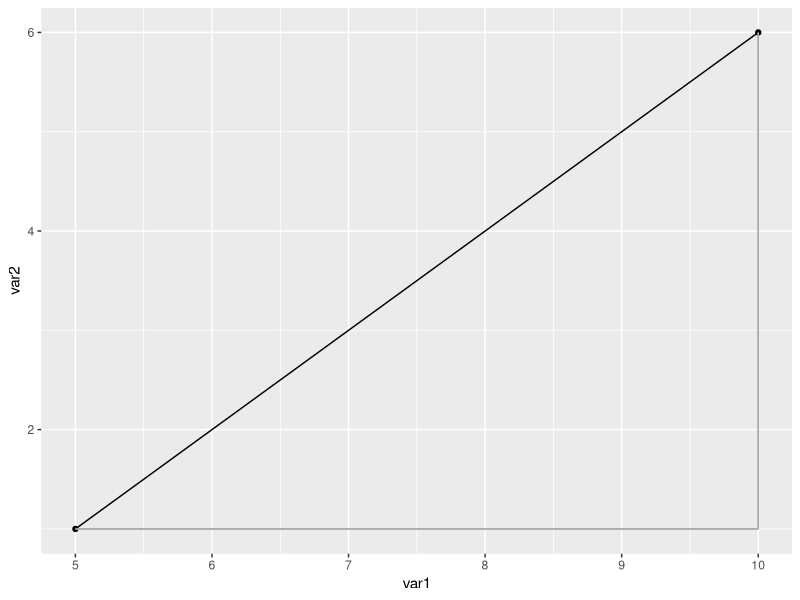

Reproduce this figure in R.
## ---- chunk 1
library(ggplot2)
## ---- chunk 2
example1 <- data.frame(var1 = c(5, 10))
dist(example1)
## ---- chunk 3
example2 <- data.frame(var1 = c(5, 10,  7))
dist(example2)
## ---- chunk 4
example2 <- data.frame(var1 = c(5, 10), var2 = c(1,6))
dist(example2)
## ---- chunk 5
example2 |> ggplot(aes(x = var1, y = var2)) +
  geom_point() +
  geom_line() +
  geom_segment(aes(x = 5, y = 1, xend = 10), color = "darkgray") +
geom_segment(aes(x = 10, y = 1, yend = 6), color = "darkgray")
## ---- chunk 6
(5^2 + 5^2) |> sqrt()
## ---- chunk 7
dist(example2, method = "manhattan")
## ---- chunk 8
library(proxy)
simil(example2)
## ---- chunk 9

example3 <- data.frame(var1 = c(5, 10,  7),
                       var2 = c(1, 6, 7), 
                       var3 = c(5, 10, 10))
dist(example3)
simil(example3, by_rows = TRUE)


## ---- chunk 10
simil(example3, by_rows = FALSE)
